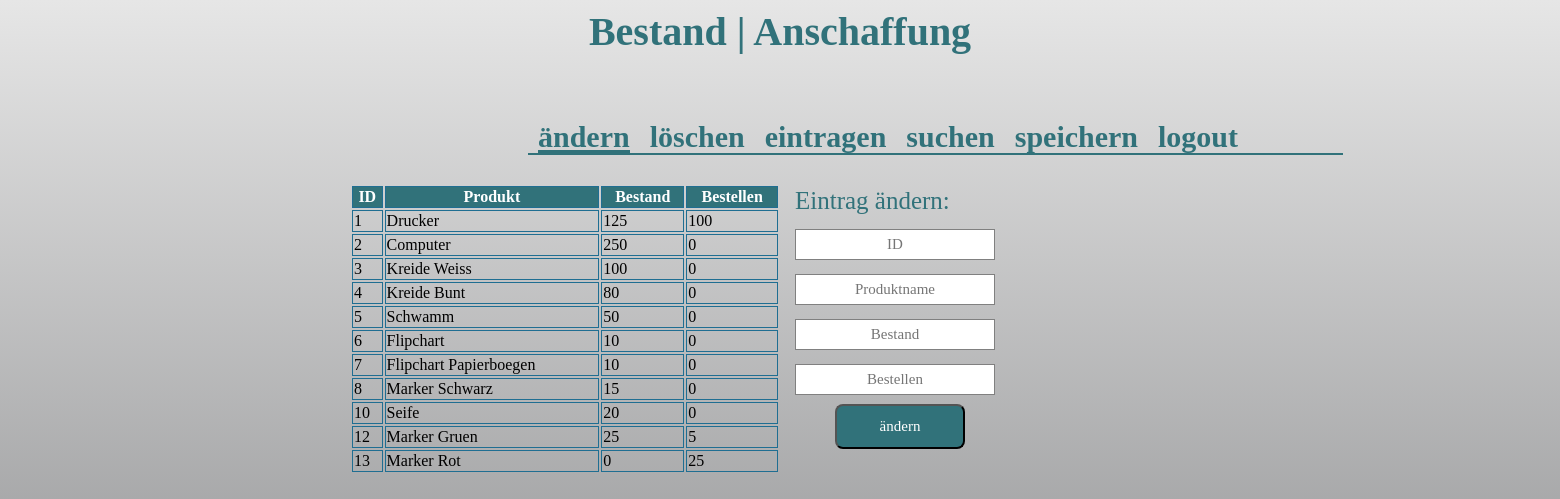
Screenshot of /change.php with the database file from the repository.
### tables this page shows
CREATE TABLE IF NOT EXISTS `ressourcen` (
  `id` int(10) NOT NULL AUTO_INCREMENT,
  `produkt` varchar(255) NOT NULL,
  `bestand` int(4) NOT NULL,
  `bestellen` int(4) NOT NULL,
  PRIMARY KEY (`id`)
);

### class/db.class.php (the view, shortened to what this page needs)
<?php
class db  {
  public function showTable($table) {
    $result = mysql_query("SELECT * FROM $table");
    echo '<table border="2.5" bordercolor="#1F6E92" frame="void" >';
    echo'<tr><th>ID</th><th>Produkt</th><th>Bestand</th><th>Bestellen</th></tr>';
    while ($row = mysql_fetch_array($result)){
      echo '<tr>';
      for ($i = 0; $i < count($row)/2; $i++){
        echo '<td>'.$row[$i].'</td>';
      }
      echo '</tr>';
    }
    echo '</table>';
  }
}
?>

### change.php (shortened to what this page needs)
<html>
<head><title>Bestand | Anschaffung</title>
		<link rel="stylesheet" type="text/css" href="css/db.css">
</head>
<body>
<center>
<h1>Bestand | Anschaffung</h1>
</center>
<br>
<div class="menu">
<ul id="navi">
<li>
<a href="change.php" title="change" id="akt">&auml;ndern</a>
<li>
<a href="delete.php" title="delete" id="">l&ouml;schen</a>
</li>
<li>
<a href="entry.php" title="entry" id="">eintragen</a>
</li>
<li>
<a href="search.php" title="search" id="">suchen</a>
</li>
<li>
<a href="save.php" title="save" id="">speichern</a>
</li>
<li>
<a href="logout.php" title="logout" id="">logout</a>
</li>
</ul>
</div>
<br><br><br>
 <form action="change.php" method="post">
<div class="links">
	<div align="right">
<?php
require_once 'class/db.class.php';
$result = new db();
$result -> connect('localhost', 'anschaffung', 'root', 'root');
$result -> query("SELECT * FROM ressourcen");
$result -> showTable('ressourcen');
?>
	</div>
</div>
<div class="rechts">
<table>
<td>&nbsp;&nbsp;&nbsp;<text>Eintrag &auml;ndern:</text></td>
<tr>
<td>&nbsp;&nbsp;&nbsp;<input type="text" name="ID" placeholder="ID"></td>
</tr>
<tr>
<td>&nbsp;&nbsp;&nbsp;<input type="text" name="produkt" placeholder="Produktname"></td>
</tr>
<tr>
<td>&nbsp;&nbsp;&nbsp;<input type="text" name="bestand" placeholder="Bestand"></td>
</tr>
<tr>
<td>&nbsp;&nbsp;&nbsp;<input type="text" name="bestellen" placeholder="Bestellen"></td>
</tr>
<tr>
<td>&nbsp;&nbsp;&nbsp;&nbsp;&nbsp;&nbsp;&nbsp;&nbsp;&nbsp;&nbsp;&nbsp;&nbsp;
<input type="submit" name="change" value="&auml;ndern" class="button-change"></td>
</tr>
</table><br>
</div>
</body>
</html>

### css/db.css (style rules this page uses)
body { color:black; background-image: -webkit-linear-gradient(#E6E6E6 0%, #848587 100%); text-align: center; }
.menu { text-align: center; width:1855; height:100px; }
.links { margin-top:-100px; width:50%; max-width:50%; float:left; height:100px; }
.rechts { margin-top:-100px; width:50%; height:100px; float:right; }
#navi { margin-left: 520px; margin-right: 520px; padding: 0 0 23px 0; border-bottom: 2px solid #31727A; font-family:"Ubuntu"; font-size:30px; }
#navi ul, #navi li { margin: 0; padding: 0; display: inline; list-style-type: none; font-family:"Ubuntu"; }
#navi a:link, #navi a:visited { float: left; line-height: 14px; font-weight: bold; margin: 0 10px 0 10px; text-decoration: none; color: #31727A; font-family:"Ubuntu"; }
#navi #akt { padding-bottom: 6px; color: #31727A; border-bottom: 4px solid #31727A; font-family:"Ubuntu"; }
table { font-family:"Ubuntu"; font-color:white; width:430px; }
td, th, tr { font-family:"Ubuntu"; font-color:white; }
th { background-color:#31727A; color:white; font-family:"Ubuntu"; font-color:white; }
h1 { color:#31727A; font-family:"Ubuntu Medium"; text-align:center; font-size:40px; }
text { color:#31727A; font-family:"Ubuntu"; font-size:25px; }
input[type=text] { margin-top: 10px; width:200px; padding:6px; border:1px solid grey; font-family:"Ubuntu"; text-align:center; font-size:15px; }
.button-change { margin-top: 5px; display: inline-block; text-decoration: none; padding: 10px 23px; border-radius: 8px; background: #31727A; color:white; width:130px; height:45px; font-family:"Ubuntu"; font-size:15px; }

### rows the page displays
ressourcen: id "1", produkt "Drucker", bestand "125", bestellen "100"
ressourcen: id "2", produkt "Computer", bestand "250", bestellen "0"
ressourcen: id "3", produkt "Kreide Weiss", bestand "100", bestellen "0"
ressourcen: id "4", produkt "Kreide Bunt", bestand "80", bestellen "0"
ressourcen: id "5", produkt "Schwamm", bestand "50", bestellen "0"
ressourcen: id "6", produkt "Flipchart", bestand "10", bestellen "0"
ressourcen: id "7", produkt "Flipchart Papierboegen", bestand "10", bestellen "0"
ressourcen: id "8", produkt "Marker Schwarz", bestand "15", bestellen "0"
ressourcen: id "10", produkt "Seife", bestand "20", bestellen "0"
ressourcen: id "12", produkt "Marker Gruen", bestand "25", bestellen "5"
ressourcen: id "13", produkt "Marker Rot", bestand "0", bestellen "25"
